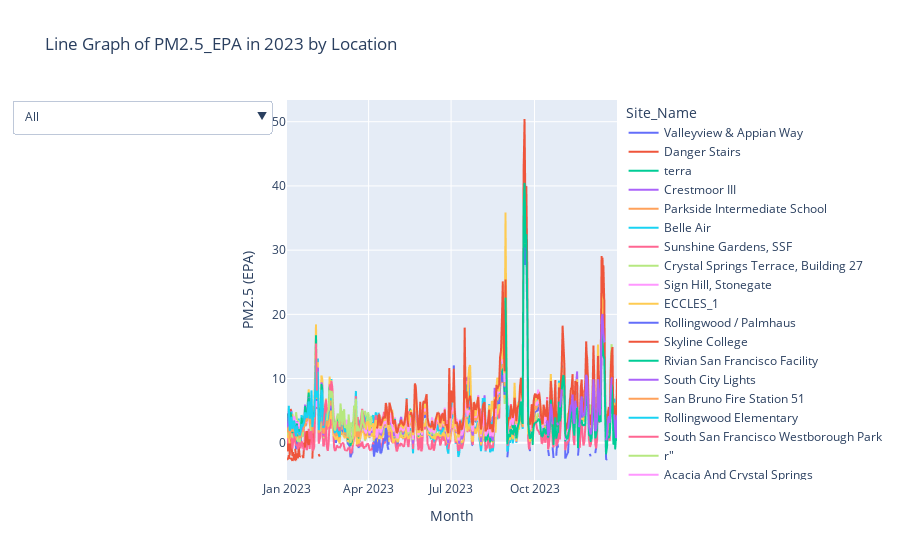

Source (notebook cell):
### Code cell
# Plot line graph of PM2.5 grouped by location
fig = px.line(
    purple_2023,
    x='Date',
    y='PM2.5_EPA',
    color='Site_Name',
    title='Line Graph of PM2.5_EPA in 2023 by Location',
    labels={'PM2.5_EPA': 'PM2.5 (EPA)', 'Date': 'Month'}
)

# Generate the visibility array for each button
site_names = purple_2023['Site_Name'].unique()
buttons = [{'label': 'All', 'method': 'update', 'args': [{'visible': [True] * len(site_names)}]}]

# Add a button for each unique Site_ID
for i, site_name in enumerate(site_names):
    visible = [False] * len(site_names)
    visible[i] = True
    buttons.append({'label': str(site_name), 'method': 'update', 'args': [{'visible': visible}]})

# Update layout with buttons
fig.update_layout(
    updatemenus=[{
        'buttons': buttons,
        'direction': 'down',
        'showactive': True
    }]
)

# Show figure
fig.show()
